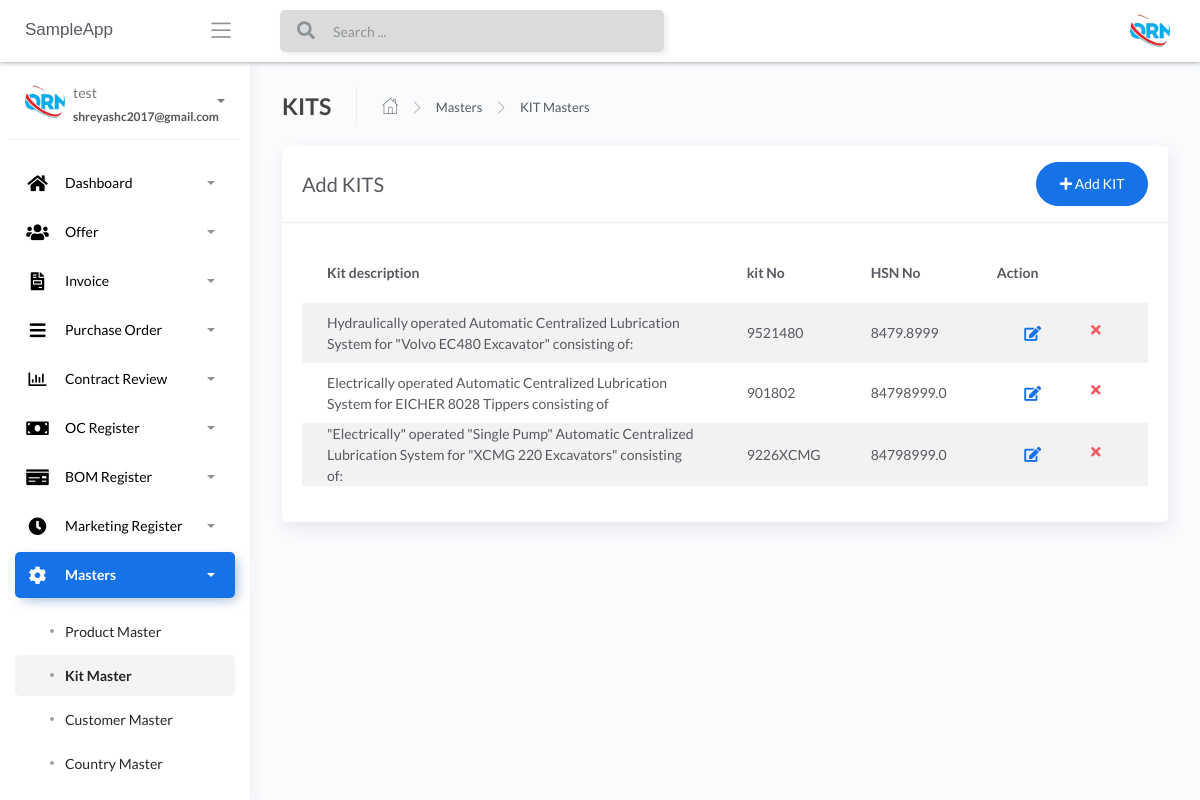
Before: /Kit-masters (signed in) with the older database file.
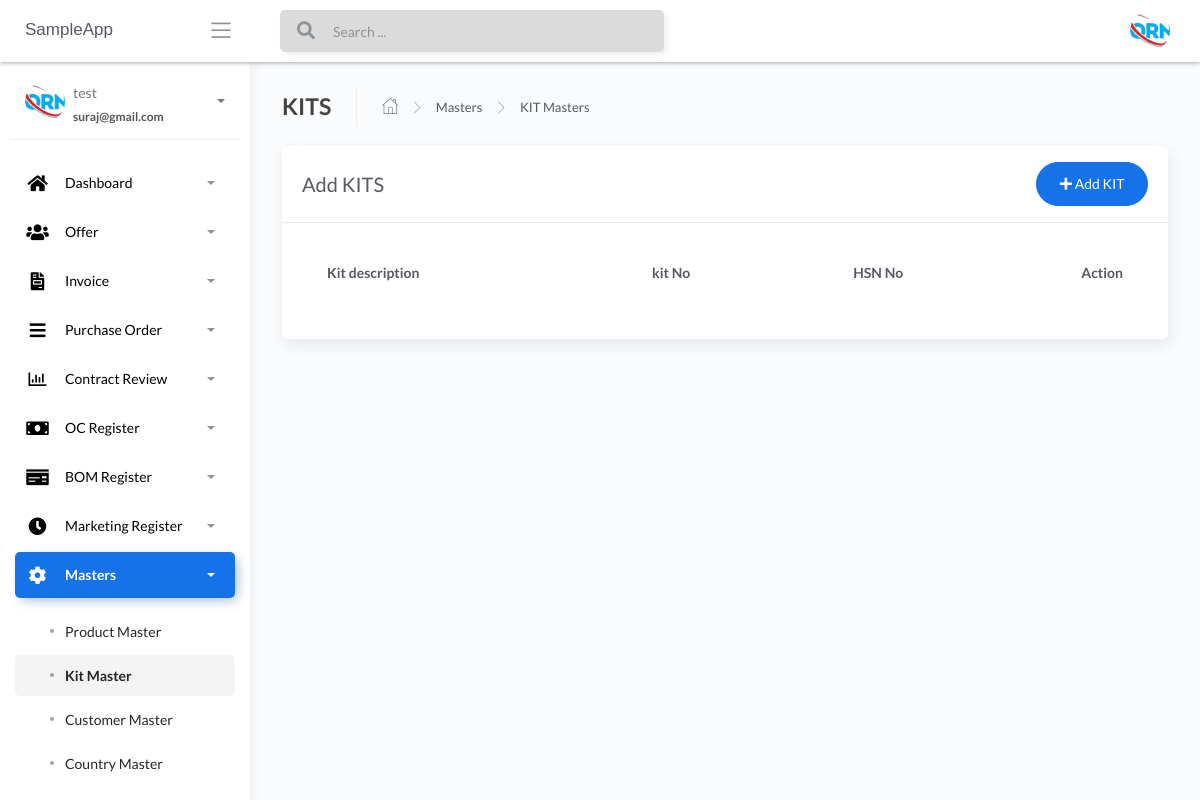
After: the same page with the newer database file.
### apps/authentication/models.py (models this page shows, shortened)
class Users(db.Model, UserMixin):
    __tablename__ = 'Users'
    id = db.Column(db.Integer, primary_key=True)
    username = db.Column(db.String(64), unique=True)
    email = db.Column(db.String(64), unique=True)
    password = db.Column(db.LargeBinary)

### apps/home/models.py (models this page shows, shortened)
class KitMaster(db.Model):
    __tablename__ = "kitmaster"
    id = db.Column(db.Integer, primary_key=True)
    kit_description = db.Column(db.String())
    kit_no = db.Column(db.INT())
    hsn_code = db.Column(db.Float())
    lubricant_points = db.Column(db.INT())
    kit_products = db.Column(db.String())

### apps/home/routes.py (the view)
@blueprint.route('/Kit-masters')
@login_required
def kit_masters():
    if request.method == 'GET':
        users = KitMaster.query.all()
        return render_template('home/Kit-masters.html', users=users, segment='Kit-masters')

### apps/__init__.py (called while the page is built)
def configure_database(app):
    @app.before_first_request
    def initialize_database():
        db.create_all()
    @app.teardown_request
    def shutdown_session(exception=None):
        db.session.remove()

### apps/authentication/models.py (called while the page is built)
@login_manager.user_loader
def user_loader(id):
    return Users.query.filter_by(id=id).first()

### apps/templates/home/Kit-masters.html (shortened to what this page needs)
{% extends "layouts/base.html" %}
{% block content %}
	<div class="content">
		<div class="page-inner">
			<div class="page-header">
				<h4 class="page-title">KITS</h4>
				<ul class="breadcrumbs">
					<li class="nav-home">
						<a href="#">
							<i class="flaticon-home"></i>
						</a>
					</li>
					<li class="separator">
						<i class="flaticon-right-arrow"></i>
					</li>
					<li class="nav-item">
						<a href="#">Masters</a>
					</li>
					<li class="separator">
						<i class="flaticon-right-arrow"></i>
					</li>
					<li class="nav-item">
						<a href="#">KIT Masters</a>
					</li>
				</ul>
			</div>
			<div class="row">
				<div class="col-md-12">
					<div class="card">
						<div class="card-header">
							<div class="d-flex align-items-center">
								<h4 class="card-title">Add KITS</h4>
							<a href="/add-kits" class="ml-auto">
								<button class="btn btn-primary btn-round ml-auto" data-toggle="modal"
									data-target="#addRowModal">
									<i class="fa fa-plus"></i>
									Add KIT
								</button>
							</a>
							</div>
						</div>
						<div class="card-body">
							<div class="table-responsive">
								<table id="add-row" class="display table table-striped table-hover" >
									<thead>
										<tr>
											<th>Kit description</th>
											<th>kit No</th>
											<th>HSN No</th>
											<th style="width: 10%">Action</th>
										</tr>
									</thead>
									<tbody>
										{% for user in users %}
											<tr
											{% if loop.index %2==0 %}
											{% else %}
											{% endif %}
											>
											<td>{{user.kit_description}}</td>
											<td>{{user.kit_no}}</td>
											<td>{{user.hsn_code}}</td>
											<td>
											<div class="form-button-action">
											<span style="font-size: 24px;color:green;">
											<a href="/{{user.id}}/editkit" type="button" data-toggle="tooltip" title="" class="btn btn-link btn-primary btn-lg" data-original-title="Edit Task"> <i class="fas fa-edit" ></i></a>
											</span>
											<span style="font-size: 24px;color:red;">
											<a href="/{{user.id}}/deletekit" type="button" data-toggle="tooltip" title="" class="btn btn-link btn-danger" data-original-title="Remove"> <i class="fas fa-times"></i></a>
											</span>
											</div>
											</td>
										</tr>
									{% endfor %}
									</tbody>
								</table>
							</div>
						</div>
					</div>
				</div>
			</div>
		</div>
	</div>
{% endblock content %}

### apps/templates/includes/sidebar.html (shortened to what the changed rows need)
		<div class="sidebar sidebar-style-2" data-background-color="white">
			<div class="sidebar-wrapper scrollbar scrollbar-inner">
				<div class="sidebar-content">
				{% if current_user.is_authenticated %}
					<div class="user">
						<div class="avatar-sm float-left mr-2">
							<img src="/static/assets/img/logo.jpg" alt="..." class="avatar-img rounded-circle">
						</div>
						<div class="info">
							<a data-toggle="collapse" href="#collapseExample" aria-expanded="true">
								<span>
									{{ current_user.username }}
									<span class="user-level">
										{{ current_user.email }}
									</span>
									<span class="caret"></span>
								</span>
							</a>
						</div>
					</div>
					<ul class="nav nav-primary">
						<li class="nav-item {% if 'dashboard' in segment %} active {% endif %}">
							<a data-toggle="collapse" href="#dashboard" aria-expanded="false">
								<i style="color:black;" class="fas fa-home"></i>
								<p style="color:black;">Dashboard</p>
								<span class="caret"></span>
							</a>
						</li>
						<li class="nav-item {% if 'offer-' in segment %} active {% endif %}">
							<a data-toggle="collapse" href="#base">
								<i  style="color:black;" class="fas fa-users"></i>
								<p  style="color:black;">Offer</p>
								<span class="caret"></span>
							</a>
						</li>
						<li class="nav-item {% if 'invoice' in segment %} active {% endif %}">
							<a data-toggle="collapse" href="#invoice">
								<i  style="color:black;" class="fas fa-file-invoice"></i>
								<p  style="color:black;">Invoice</p>
								<span class="caret"></span>
							</a>
						</li>
						<li class="nav-item {% if 'purchaseorder' in segment %} active {% endif %}">
							<a data-toggle="collapse" href="#purchaseorder">
								<i  style="color:black;" class="fas fa-bars"></i>
								<p  style="color:black;">Purchase Order</p>
								<span class="caret"></span>
							</a>
						</li>
						<li class="nav-item {% if 'contractreview' in segment %} active {% endif %}">
							<a data-toggle="collapse" href="#contractreview">
								<i  style="color:black;" class="far fa-chart-bar"></i>
								<p  style="color:black;">Contract Review</p>
								<span class="caret"></span>
							</a>
						</li>
						<li class="nav-item {% if 'OcRegister' in segment %} active {% endif %}">
							<a data-toggle="collapse" href="#OcRegister">
								<i  style="color:black;" class="fas fa-money-bill"></i>
								<p  style="color:black;">OC Register</p>
								<span class="caret"></span>
							</a>
						</li>
						<li class="nav-item {% if 'BOMRegister' in segment %} active {% endif %}">
							<a data-toggle="collapse" href="#BOMRegister">
								<i  style="color:black;" class="fas fa-money-check"></i>
								<p  style="color:black;">BOM Register</p>
								<span class="caret"></span>
							</a>
						</li>
						<li class="nav-item {% if 'MarketingRegister' in segment %} active {% endif %}">
							<a data-toggle="collapse" href="#MarketingRegister">
								<i  style="color:black;" class="fas fa-clock"></i>
								<p  style="color:black;">Marketing Register</p>
								<span class="caret"></span>
							</a>
						</li>
						<li class="nav-item {% if 'masters' in segment %} active {% endif %}">
							<a data-toggle="collapse" href="#masters">
								<i  style="color:black;" class="fas fa-cog fa-spin"></i>
								<p  style="color:black;">Masters</p>
								<span class="caret"></span>
							</a>
							<div class="collapse {% if 'masters' in segment %} show {% endif %}" id="masters">
								<ul class="nav nav-collapse">
									<li class="{% if 'Product-masters' in segment %} active {% endif %}">
										<a href="/Product-masters">
											<span  style="color:black;" class="sub-item">Product Master</span>
										</a>
									</li>
									<li class="{% if 'Kit-masters' in segment %} active {% endif %}">
										<a href="/Kit-masters">
											<span  style="color:black;"class="sub-item">Kit Master</span>
										</a>
									</li>
									<li class="{% if 'Customer-masters' in segment %} active {% endif %}">
										<a href="/Customer-masters">
											<span  style="color:black;" class="sub-item">Customer Master</span>
										</a>
									</li>
									<li class="{% if 'Country-masters' in segment %} active {% endif %}">
										<a href="/Country-masters">
											<span  style="color:black;" class="sub-item">Country Master</span>
										</a>
									</li>
									<li class="{% if 'State-masters' in segment %} active {% endif %}">
										<a href="/State-masters">
										</a>
									</li>
								</ul>
							</div>
						</li>
					</ul>
				{% endif %}
				</div>
			</div>
		</div>

Changed rows visible on the page:
removed KitMaster: kit_description "Hydraulically operated Automatic Centralized Lubrication System for \"Volvo EC480 Excavator\" consisting of:", kit_no "9521480", hsn_code "8479.8999"
removed KitMaster: kit_description "Electrically operated Automatic Centralized Lubrication System for EICHER 8028 Tippers consisting of", kit_no "901802", hsn_code "84798999.0"
removed KitMaster: kit_description "\"Electrically\" operated \"Single Pump\" Automatic Centralized Lubrication System for \"XCMG 220 Excavators\" consisting of:", kit_no "9226XCMG", hsn_code "84798999.0"
changed Users "test": email "shreyashc2017@gmail.com" → "suraj@gmail.com"
